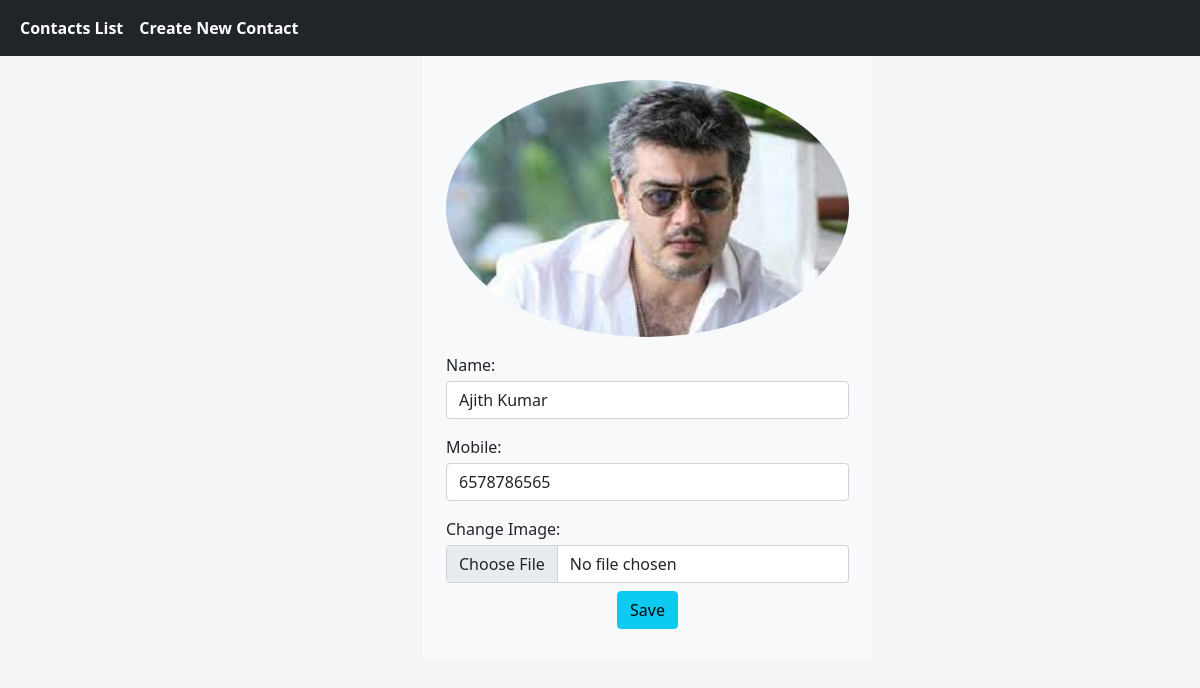
The app's page /edit_contact/13 with its own data.
### app1/models.py (models this page shows, shortened)
class PhoneBookModel(models.Model):
    name = models.CharField(max_length=225)
    mobile = models.CharField(max_length=225)
    image = models.ImageField(upload_to='image/pro', null=True, blank=True)

### app1/views.py (the view, shortened to what this page needs)
# urls.py: path('edit_contact/<int:pk>', edit_contact, name='edit_contact'),
def edit_contact(request, pk):
    cmdl = PhoneBookModel.objects.get(id=pk)
    return render(request, 'edit_contact.html', {'obj': cmdl})

### templates/edit_contact.html (shortened to what this page needs)
{% extends "nav.html" %}
{% block body %}
{% load static %}
<div class="container">
    <div class="row">
        <div class="col-4"></div>
        <div class=" col-sm-12  col-md-5">
            <div class="p-4 bg-light">
                <form action="{% url 'edit_contact' obj.id %}" method="post" enctype="multipart/form-data">
                    <div class="text-center">
                        {% if obj.image == '/static/image/default.png' %}
                    <img class="rounded-circle w-100" alt="img" src="{% static '/image/default.png' %}" >
                    {% else %}
                    <img class="rounded-circle w-100" alt="img" src="{{ obj.image.url }}" >
                    {% endif %}
                    </div>
                    <div class="mt-3">
                        <label for="">Name:</label>
                        <input type="text" value="{{obj.name}}" name="cname" class="form-control mt-1">
                    </div>
                    <div class="mt-3">
                        <label for="">Mobile:</label>
                        <input type="text" value="{{obj.mobile}}" name="c_no" class="form-control mt-1">
                    </div>
                    <div class="mt-3">
                        <label for="">Change Image:</label>
                        <input type="file" name="file" class="form-control mt-1" accept="image/*">
                    </div>
                    <div class="text-center p-2">
                        <button class="btn btn-info" type="submit">Save</button>
                    </div>
                </form>
            </div>
        </div>
    </div>
</div>
{% endblock body %}

### records on screen
PhoneBookModel: image (picture), cname "Ajith Kumar", c_no "6578786565"
